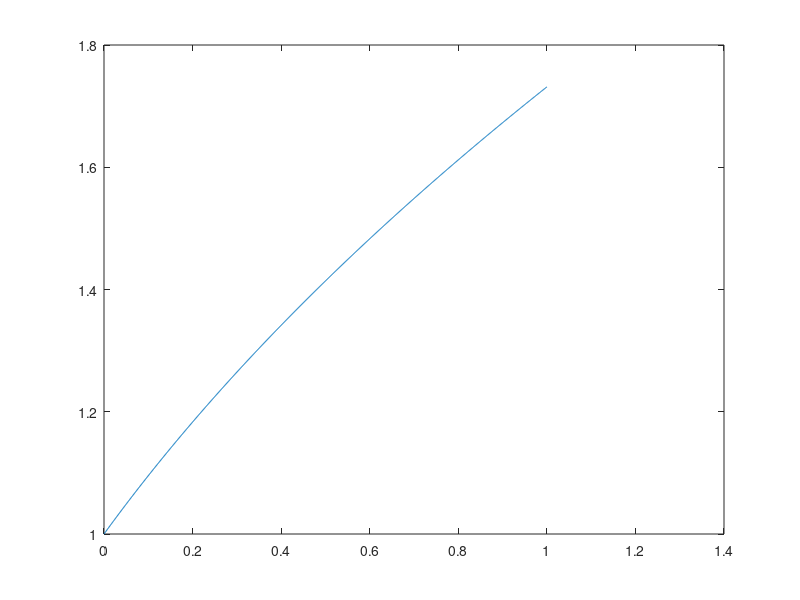

This figure's MATLAB source:
clc;
clear;
xi=0;
yi=1;
h=0.001;
y=[yi];
x=[xi];
while xi<1
    xi=xi+h;
    a=[h-1 yi -2*h*xi];
    tempy=roots(a);
    for i=1:1:length(tempy)
        if tempy(i)>yi
            yi=tempy(i);
        end
    end
    x=[x,xi];
    y=[y,yi];
end
plot(x,y);
hold on;